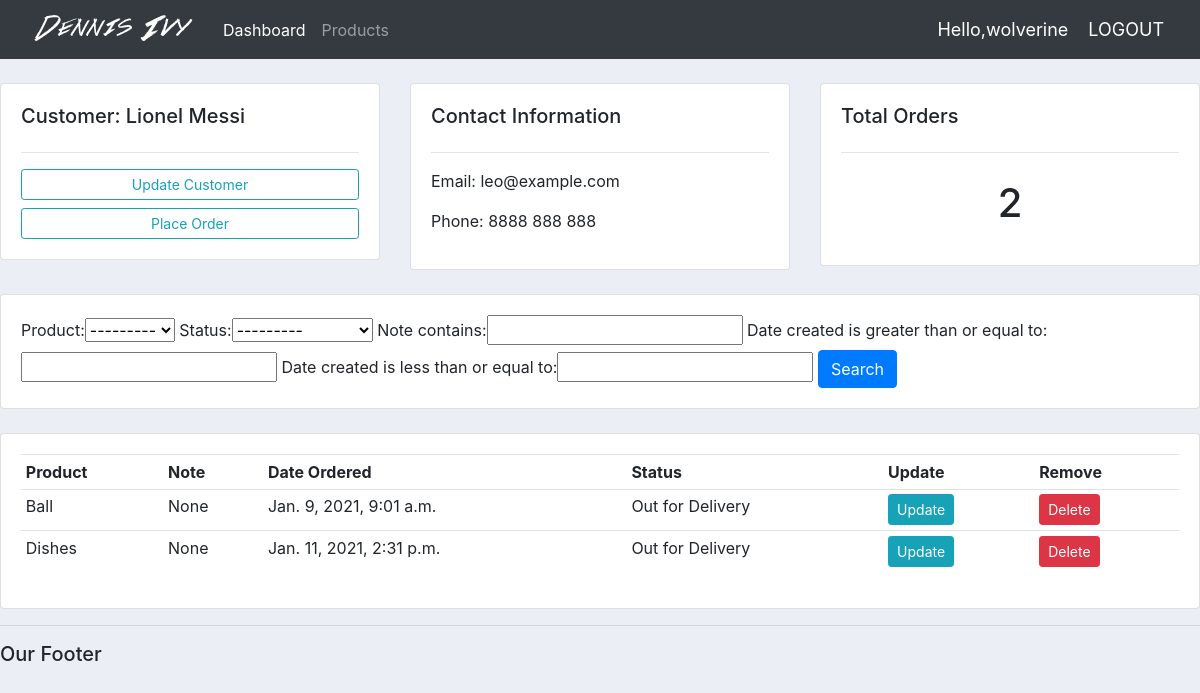
The page /customer/3/ (signed in) on the database its author committed.
### accounts/models.py (models this page shows, shortened)
class Customer(models.Model):
    user = models.OneToOneField(User, null=True, blank=True, on_delete=models.CASCADE)
    name = models.CharField(max_length=200, null=True)
    phone = models.CharField(max_length=200, null=True)
    email = models.CharField(max_length=200, null=True)
    profile_pic = models.ImageField(default="profile1.jpg", null=True, blank=True)
    date_created = models.DateTimeField(auto_now_add=True, null=True)

class Order(models.Model):
    STATUS = (
        ('Pending', 'Pending'),
        ('Out for Delivery', 'Out for Delivery'),
        ('Delivered', 'Delivered'),
    )
    customer = models.ForeignKey(Customer, null=True, on_delete=models.SET_NULL)
    product = models.ForeignKey(Product, null=True, on_delete=models.SET_NULL)
    date_created = models.DateTimeField(auto_now_add=True, null=True)
    status = models.CharField(max_length=200, null=True, choices=STATUS)
    note = models.CharField(max_length=200, null=True)

class Product(models.Model):
    CATEGORY =(
        ('Indoor', 'Indoor'),
        ('Out Door', 'Out Door'),
    )
    name = models.CharField(max_length=200, null=True)
    price = models.FloatField(null=True)
    category = models.CharField(max_length=200, null=True, choices = CATEGORY)
    description = models.CharField(max_length=200, null=True, blank=True)
    date_created = models.DateTimeField(auto_now_add=True, null=True)
    tags = models.ManyToManyField(Tag)
    def __str__(self):
        return self.name

### accounts/decorators.py (the view)
        def wrapper_func(request, *args, **kwargs):
            group = None
            if request.user.groups.exists():
                group = request.user.groups.all()[0].name
            if group in allowed_roles:
                return view_func(request, *args, **kwargs)
            else:
                return HttpResponse('You are not authorized to view this page!')

### accounts/views.py (called while the page is built)
@login_required(login_url = 'login')
@allowed_users(allowed_roles=['admin'])
def customer(request, pk_test):
    customer = Customer.objects.get(id=pk_test)
    orders = customer.order_set.all()
    order_count = orders.count()
    myFilter = OrderFilter(request.GET, queryset=orders)
    orders = myFilter.qs
    context = {'customer' :customer, 'orders' :orders, 'order_count' : order_count, 'myFilter': myFilter}
    return render(request,'accounts/customer.html', context)

### accounts/templates/accounts/customer.html
{% extends 'accounts/main.html' %}
{%  block content %}
<br>
<div class="row">
    <div class="col-md">
        <div class="card card-body">
            <h5>Customer: {{customer.name}}</h5>
            <hr>
            <a href="" class="btn btn-outline-info btn-sm btn-block">Update Customer</a>
            <a href="{% url 'create_order' customer.id %}" class="btn btn-outline-info btn-sm btn-block">Place Order</a>
        </div>
    </div>
    <div class="col-md">
        <div class="card card-body">
            <h5>Contact Information</h5>
            <hr>
            <p>Email: {{customer.email}}</p>
            <p>Phone: {{customer.phone}}</p>
        </div>
    </div>
    <div class="col-md">
        <div class="card card-body">
            <h5>Total Orders</h5>
            <hr>
            <h1 style="text-align:center; padding:10px">{{order_count}}</h1>
        </div>
    </div>
</div>
<br>
<div class="row">
    <div class="col">
        <div class="card card-body">
            <form method="get">
                {{myFilter.form}}
                <button class="btn btn-primary" type="submit">Search</button>
            </form>
        </div>
    </div>
</div>
<br>
<div class="row">
    <div class="col-md">
        <div class="card card-body">
            <table class="table table-sm">
                <tr>
                    <th>Product</th>
                    <th>Note</th>
                    <th>Date Ordered</th>
                    <th>Status</th>
                    <th>Update</th>
                    <th>Remove</th>
                </tr>
                {% for order in orders %}
                <tr>
                    <td>{{order.product}}</td>
                    <td>{{order.note}}</td>
                    <td>{{order.date_created}}</td>
                    <td>{{order.status}}</td>
                    <td><a class="btn btn-sm btn-info" href="{% url 'update_order' order.id %}">Update</a></td>
                    <td><a class="btn btn-sm btn-danger" href="{% url 'delete_order' order.id %}">Delete</a></td>
                </tr>
                {% endfor %}
            </table>
        </div>
    </div>
</div>
{% endblock %}

### accounts/templates/accounts/navbar.html (shortened to what this page needs)
{%  load static %}
<nav class="navbar navbar-expand-lg navbar-dark bg-dark">
   <img src="{% static 'images/logo.png' %}">
    <div class="collapse navbar-collapse" id="navbarNav">
      <ul class="navbar-nav">
        {% if request.user.is_staff %}
        <li class="nav-item active">
          <a class="nav-link" href="{% url 'home' %}">Dashboard</a>
        </li>
        <li class="nav-item">
          <a class="nav-link" href="{% url 'products' %}">Products</a>
        </li>
        {% else %}
        <li class="nav-item">
          <a href="{% url 'account' %}" class="nav-link">Settings</a>
        </li>
        {% endif %}
      </ul>
    </div>
    <span class="hello-msg">Hello,{{request.user}}</span>
    <span><a class="hello-msg" href="{% url 'logout' %}">LOGOUT</a></span>
  </nav>

### static/css/main.css (style rules this page uses)
body { background-color: #ebeff5; }

### accounts/templates/accounts/navbar.html (style rules this page uses)
.hello-msg { font-size: 18px; color: #fff; margin-right: 20px; }

### rows shown on the page
Customer: name "Lionel Messi", email "leo@example.com", phone "8888 888 888"
Order: product "Ball", note "None", date_created "Jan. 9, 2021, 9:01 a.m.", status "Out for Delivery"
Order: product "Dishes", note "None", date_created "Jan. 11, 2021, 2:31 p.m.", status "Out for Delivery"

### other values the page prints
{{ request.user }} "wolverine"
{{ order_count }} "2"
